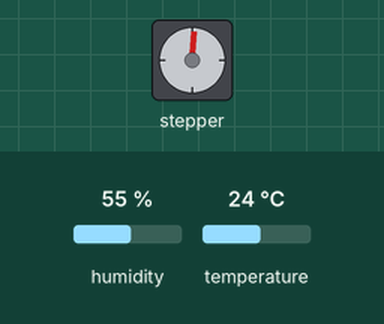
This sketch was run on a simulated Arduino Uno, built with avr-gcc and run on an emulated ATmega328P. Shown: stepper motor. The test bench sets the inputs (shaded band); at power-on: humidity 55 %, temperature 24 °C. Stepper angles assume 2048 steps per turn; what the sketch prints to the serial monitor is not drawn.

Above: at 0.05 s.
Timing chart, 0 to 3.0 s (numbered marks = the images above):
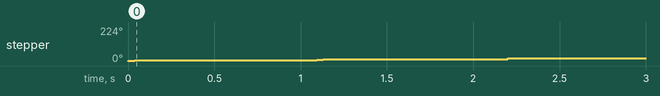

The sketch:

PC_w10_hw2.ino
```cpp
#include <Stepper.h>
#include <DHT.h>

#define STEPS 2048

unsigned int curTime=millis();

Stepper stepper(STEPS, 8, 10, 9, 11);
DHT dht(A0, DHT11);

void setup() {
  Serial.begin(115200);
  dht.begin();
  stepper.setSpeed(15);
}

void loop() {

  stepper.step(STEPS/60.f);

  float h = dht.readHumidity();
  float t = dht.readTemperature();

   Serial.print("H: ");
   Serial.println(h);
   Serial.print("T: ");
   Serial.println(t);
   Serial.println("\n");
  delay(1000);
}
```
